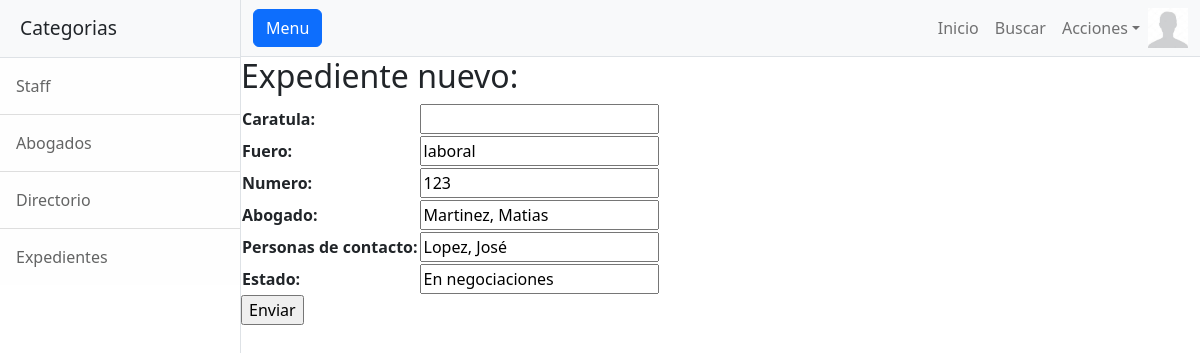
Page /quick_lex/update_exptes/6/ (signed in) on the committed database.
### quick_lex/models.py (models this page shows, shortened)
class Avatar(models.Model):
    imagen = models.ImageField(upload_to="avatares")
    user = models.OneToOneField(User, on_delete= models.CASCADE)

class Expediente(models.Model):
    cartula= models.CharField(max_length=50)
    fuero= models.CharField(max_length=50)
    numero= models.IntegerField()
    abogado= models.CharField(max_length=50)
    personas= models.CharField(max_length=120)
    estado= models.CharField(max_length=50)

### quick_lex/views.py (the view)
# urls.py: path('update_exptes/<id_expediente>/', updateExp, name="exp_update"),
@login_required
def updateExp(request, id_expediente):
    expediente = Expediente.objects.get(id=id_expediente)
    if request.method == "POST":
        miForm = Expform(request.POST)
        if miForm.is_valid():
            expediente.cartula = miForm.cleaned_data.get('cartula')
            expediente.fuero = miForm.cleaned_data.get('fuero')
            expediente.numero = miForm.cleaned_data.get('numero')
            expediente.abogado = miForm.cleaned_data.get('abogado')
            expediente.personas = miForm.cleaned_data.get('personas')
            expediente.estado = miForm.cleaned_data.get('estado')
            expediente.save()
            return redirect(reverse_lazy('exp'))
    else:
        miForm = Expform(initial={'caratula':expediente.cartula,
                                  'fuero':expediente.fuero,
                                  'numero':expediente.numero,
                                  'abogado':expediente.abogado,
                                  'personas':expediente.personas,
                                  'estado':expediente.estado})
    return render(request, "quick_lex/expForm.html", {'form': miForm})

### quick_lex/forms.py
class Expform(forms.Form):
    cartula = forms.CharField(label='Caratula', max_length=50, required=True)
    fuero = forms.CharField(label='Fuero', max_length=50, required=True)
    numero = forms.IntegerField(label='Numero')
    abogado = forms.CharField(label='Abogado', max_length=50, required=True)
    personas = forms.CharField(label='Personas de contacto', max_length=120)
    estado = forms.CharField(label="Estado", max_length=50)

### quick_lex/templates/quick_lex/expForm.html (shortened to what this page needs)
{% extends 'quick_lex/base.html' %}
{% load static %}
{% block content %}
    <h2>Expediente nuevo:</h2>
    <form action="" method="POST">
        <table>
            {{ form.as_table }}
        </table>
        <input type="submit" value="Enviar">
    </form>
{% endblock content %}

### quick_lex/templates/quick_lex/base.html (shortened to what this page needs)
<!DOCTYPE html>
<html lang="en">
<head>
    {% load static %}
    <link rel="stylesheet" href="https://cdnjs.cloudflare.com/ajax/libs/font-awesome/6.4.0/css/all.min.css">
    <link href="{% static 'quick_lex/css/styles.css'%}" rel="stylesheet" />
</head>
<body>
    <div class="d-flex" id="wrapper">
        {% if user.is_authenticated %}
        <div class="border-end bg-white" id="sidebar-wrapper">
            <div class="sidebar-heading border-bottom bg-light">Categorias</div>
            <div class="list-group list-group-flush">
                <a class="list-group-item list-group-item-action list-group-item-light p-3" href="{% url 'sta' %}">Staff</a>
                <a class="list-group-item list-group-item-action list-group-item-light p-3" href="{% url 'abog' %}">Abogados</a>
                <a class="list-group-item list-group-item-action list-group-item-light p-3" href="{% url 'pers' %}">Directorio</a>
                <a class="list-group-item list-group-item-action list-group-item-light p-3" href="{% url 'exp' %}">Expedientes</a>
            </div>
        </div>
        {% endif %}
        <div id="page-content-wrapper">
            <nav class="navbar navbar-expand-lg navbar-light bg-light border-bottom">
                <div class="container-fluid">
                    <button class="btn btn-primary" id="sidebarToggle">Menu</button>
                    <div class="collapse navbar-collapse" id="navbarSupportedContent">
                        <ul class="navbar-nav ms-auto mt-2 mt-lg-0">
                            <li class="nav-item active"><a class="nav-link" href="{% url 'main' %}">Inicio</a></li>
                            {% if user.is_authenticated %}
                            <li class="nav-item"><a class="nav-link" href="{% url 'buscar_exp' %}">Buscar</a></li>
                            <li class="nav-item dropdown">
                                <a class="nav-link dropdown-toggle" id="navbarDropdown" href="#" role="button" data-bs-toggle="dropdown" aria-haspopup="true" aria-expanded="false">Acciones</a>
                            </li>
                            <div class="text-center">
                                <img src="{{ request.user.avatar.imagen.url }}" height="40px" weight="40px"/>
                            </div>
                            {% else %}
                            <li class="nav-item"><a class="nav-link" href="{% url 'login' %}">Login</a></li>
                            <li class="nav-item"><a class="nav-link" href="{% url 'registro' %}">Crear Usuario</a></li>
                            {% endif %}
                        </ul>
                    </div>
                </div>
            </nav>
            {% block content %}{% endblock content %}
        </div>
    </div>
</body>
</html>

### rows in the picture
Expediente: fuero "laboral", numero "123", abogado "Martinez, Matias", personas "Lopez, José", estado "En negociaciones"
